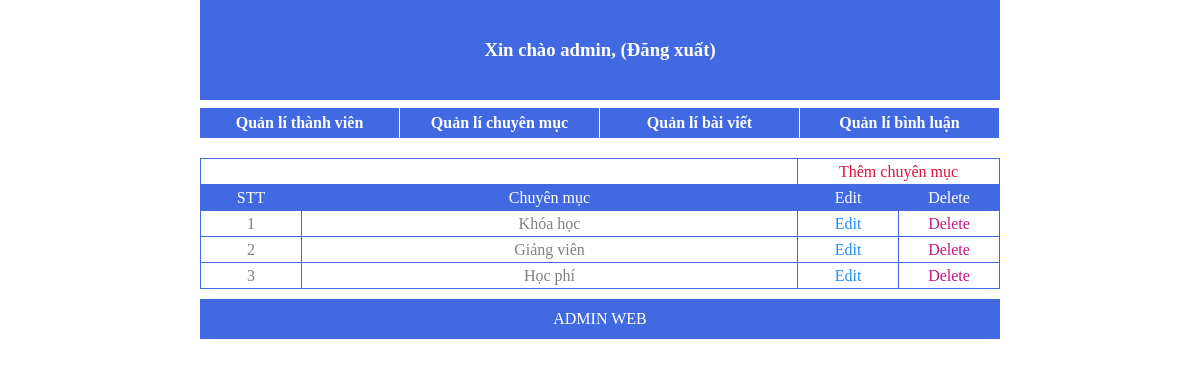
The page /admin/list_category.php (signed in) on the database its author committed.
### tables this page shows
CREATE TABLE `category` (
  `cate_id` int(10) UNSIGNED NOT NULL,
  `cate_title` varchar(50) NOT NULL
);

### admin/list_category.php (the view, shortened to what this page needs)
<?php
require('templates/header.php');
?>
<div id="wrapper">
        <table>
            <tr>
                <td colspan="2"></td>
                <td colspan="2"><a href="add_category.php"  style="color: crimson;">Thêm chuyên mục</a></td>
            </tr>
            <tr style="background: royalblue; color: white;">
                <td style="width: 100px;">STT</td>
                <td>Chuyên mục</td>
                <td style="width: 100px;">Edit</td>
                <td style="width: 100px;">Delete</td>
            </tr>
            <?php
            require ("../library/config.php");
            $stt=1;
            $result=mysqli_query($conn,"select cate_id,cate_title from category");
            while($data=mysqli_fetch_assoc($result))
            {
                echo"<tr >";
                    echo"<td >$stt</td >";
                    echo"<td >$data[cate_title]</td >";
                    echo"<td ><a href = 'edit_category.php?id=$data[cate_id]' style = 'color: dodgerblue;' > Edit</a ></td >";
                    echo"<td ><a href = 'del_category.php?id=$data[cate_id]' onclick='return show_confirm();' style = 'color: mediumvioletred;' > Delete</a ></td >";
                echo"</tr >";
                $stt++;
            }
            ?>
        </table>
    </div>
<?php
require('templates/footer.php');
?>

### admin/style.css (style rules this page uses)
* { padding: 0; margin: 0; }
a { text-decoration: none; }
body { width: 800px; margin: auto; }
#wrapper table { width: 800px; text-align: center; margin-top: 20px; border-collapse: collapse ; color: gray; }
#wrapper table tr { border: 1px solid royalblue ; line-height: 25px; }
#wrapper table td { border: 1px solid royalblue; }

### rows shown on the page
category: cate_title "Khóa học"
category: cate_title "Giảng viên"
category: cate_title "Học phí"

### other values the page prints
$_SESSION["username"] "admin"
